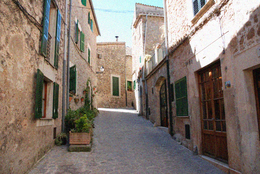
%> input picture images/alleyNoisy_sigma20.png, 260 x 174 px, shrunk from 774 x 518 before the run; the run also reads 1 picture not shown here
$ octave advancedSection.m   (GNU Octave 9; MATLAB toolbox functions it lacks are replaced by stand-ins)
%> lines starting %> are read from the running program, lines starting %| are printed output that depends on the picture
### nonLocalMeans.m
function [result] = nonLocalMeans(img, sigma, h, patchSize, windowSize)

%REPLACE THIS

image = im2double(rgb2gray(img));
result = zeros(size(image));
offsetsRows = zeros(windowSize^2,1);
offsetsCols = zeros(windowSize^2,1);
distances = zeros(windowSize^2,1);

%% calculate offsetsRows and offsetsCols
counter = 1;
for r = -(windowSize-1)/2 :(windowSize-1)/2
    for c = -(windowSize-1)/2 : (windowSize-1)/2
        offsetsRows(counter) = r;
        offsetsCols(counter) = c;
        counter= counter+1;
    end
end

%% calculate distances metrics
ii_metricSSD{windowSize^2} = 0;
for index = 1: counter -1

    img = zeros(size(image));
    for r = 1:size(image,1)
        for c = 1:size(image,2)
            if (r+offsetsRows(index)<1 || r+offsetsRows(index)>size(image,1)...
                    || c+offsetsCols(index)<1 || c+offsetsCols(index)>size(image,2))
                img(r,c) = image(r,c);
            else
                img(r,c) = image(r,c) - image(r+offsetsRows(index),c+offsetsCols(index));
            end
        end
    end
    metricSSD = (img).^2;
    ii_metricSSD{index} = computeIntegralImage(metricSSD);

end
% assignin('base','ii_metricSSD',ii_metricSSD{1});
%% calculate denoised pixel

for r = 1:size(image,1)
    for c = 1:size(image,2)
        sumOfweightedPixel =0 ;
        sumOfWeight = 0;
        for index = 1:counter-1

            distances(index) = evaluateIntegralImage(ii_metricSSD{index}, r, c, patchSize);
            %assignin('base','ddd',distances(index));
            weight = computeWeighting(distances(index),h,sigma);

            sumOfWeight = sumOfWeight + weight;

            if r+offsetsRows(index)<1 || r+offsetsRows(index)>size(image,1)...
                || c+offsetsCols(index)<1 || c+offsetsCols(index)>size(image,2)
                sumOfweightedPixel =sumOfweightedPixel+ 0;
            else
                sumOfweightedPixel = sumOfweightedPixel + image(r+offsetsRows(index),c+offsetsCols(index)) * weight;
            end
        end


        denoisedPixel = sumOfweightedPixel / sumOfWeight ;
        result(r,c) = denoisedPixel;


    end
end
%assignin('base','result',result);


end

### computeIntegralImage.m
function [ii] = computeIntegralImage(image)

%REPLACE THIS
ii = zeros(size(image));

for r = 1 : size(image,1)
    sumOfRow = 0;
    for c = 1 : size(image,2)
        sumOfRow = sumOfRow + image(r,c);
        if r == 1
            ii(r,c) = sumOfRow;
        else
            ii(r,c) = sumOfRow + ii(r-1,c);
        end
    end
end

end

### advancedSection.m
%% Some parameters to set - make sure that your code works at image borders!
patchSize = 3;
sigma = 20; % standard deviation (different for each image!)
h = 0.55; %decay parameter
windowSize =5;
if (mod(patchSize,2) == 0)
    patchSize = patchSize + 1;
end
if (mod(windowSize,2) == 0)
    windowSize = windowSize + 1;
end
sigma = sigma/255;
%TODO - Read an image (note that we provide you with smaller ones for
%debug in the subfolder 'debug' int the 'image' folder);
%Also unless you are feeling adventurous, stick with non-colour
%images for now.
%NOTE: for each image, please also read its CORRESPONDING 'clean' or
%reference image. We will need this later to do some analysis
%NOTE2: the noise level is different for each image (it is 20, 10, and 5 as
%indicated in the image file names)

%REPLACE THIS
imageNoisy = imread('images/alleyNoisy_sigma20.png');
%> imageNoisy is the input picture: size 174x260x3 uint8; mean R, G, B 133.5, 120.8, 112.3
imageReference = imread('images/alleyReference.png');
%figure('name', 'Noisy Image'),imshow(imageNoisy);

tic;
%TODO - Implement the non-local means function
filtered = nonLocalMeans(imageNoisy, sigma, h, patchSize, windowSize);
%> in nonLocalMeans, `image = im2double(rgb2gray(img));`:
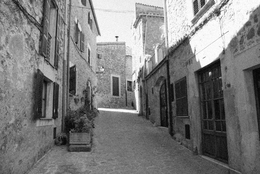
%> image: size 174x260 double; min 0.0118, max 1, mean 0.485
%> (the run ends here)
